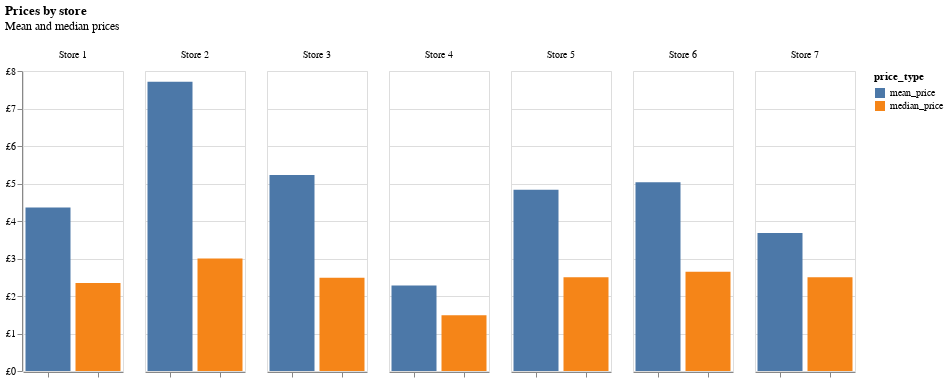

The notebook cell this image was saved under:
### Markdown cell above
Let's make a grouped bar chart of this

### Code cell
median_prices = median_prices.melt(id_vars='store_id', value_vars=['median_price', 'mean_price'], var_name='price_type', value_name='price') # Going from wide to long format

median_prices['store_id'] = "Store " + median_prices['store_id'].astype(str) # Adding 'Store' to store_id for nicer labels

alt.Chart(median_prices).mark_bar().encode(
    column=alt.Column('store_id', title=''),
    x=alt.X('price_type', title='', axis=alt.Axis(labels=False)),
    y=alt.Y('price', title='', axis={"labelExpr": "'£' + datum.label", "labelOverlap": False}),
    color='price_type'
).properties(
    title = {
        'text': "Prices by store",
        'subtitle': ["Mean and median prices", ""]
    },
    width=100)

### Figure 1 — Vega-Lite specification as saved in the notebook (floating-point values rounded to 4 significant figures)
{"config": {"view": {"continuousWidth": 300, "continuousHeight": 300}}, "data": {"name": "data-9e1542420a057ff91f6593dcaa94ea7a"}, "mark": {"type": "bar"}, "encoding": {"color": {"field": "price_type", "type": "nominal"}, "column": {"field": "store_id", "title": "", "type": "nominal"}, "x": {"axis": {"labels": false}, "field": "price_type", "title": "", "type": "nominal"}, "y": {"axis": {"labelExpr": "'£' + datum.label", "labelOverlap": false}, "field": "price", "title": "", "type": "quantitative"}}, "title": {"text": "Prices by store", "subtitle": ["Mean and median prices", ""]}, "width": 100, "$schema": "https://vega.github.io/schema/vega-lite/v5.16.3.json", "datasets": {"data-9e1542420a057ff91f6593dcaa94ea7a": [{"store_id": "Store 1", "price_type": "median_price", "price": 2.35}, {"store_id": "Store 2", "price_type": "median_price", "price": 3.0}, {"store_id": "Store 3", "price_type": "median_price", "price": 2.49}, {"store_id": "Store 4", "price_type": "median_price", "price": 1.49}, {"store_id": "Store 5", "price_type": "median_price", "price": 2.5}, {"store_id": "Store 6", "price_type": "median_price", "price": 2.65}, {"store_id": "Store 7", "price_type": "median_price", "price": 2.5}, {"store_id": "Store 1", "price_type": "mean_price", "price": 4.357}, {"store_id": "Store 2", "price_type": "mean_price", "price": 7.717}, {"store_id": "Store 3", "price_type": "mean_price", "price": 5.226}, {"store_id": "Store 4", "price_type": "mean_price", "price": 2.28}, {"store_id": "Store 5", "price_type": "mean_price", "price": 4.834}, {"store_id": "Store 6", "price_type": "mean_price", "price": 5.033}, {"store_id": "Store 7", "price_type": "mean_price", "price": 3.678}]}}
